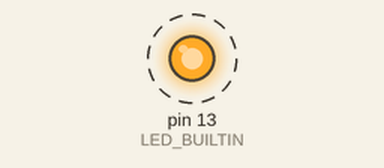
This sketch was run on a simulated Arduino Uno, built with avr-gcc and run on an emulated ATmega328P. On the bench: output pins drawn as LEDs (lit = HIGH). Dashed ring = blinking. What the sketch prints to the serial monitor is not drawn.

Above: at 0.2 s.
Timing chart, 0 to 3.0 s (numbered marks = the images above):
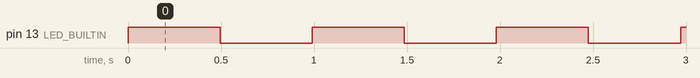

The sketch:

03a_Check_Task_Created_return.ino
```cpp
/*
When you call xTaskCreate(), it tries to allocate memory and register the new task with the RTOS kernel.
  If successful → it returns pdPASS.
  If it fails → it returns errCOULD_NOT_ALLOCATE_REQUIRED_MEMORY (internally, just not pdPASS).

Why can it fail?
  Not enough heap memory for the task’s stack.
  Stack size too small (task crashes later).
  Too many tasks already created (depends on system).
*/

#include <Arduino_FreeRTOS.h>

void LED_Blink(void* pvParameters)
{
  pinMode(LED_BUILTIN, OUTPUT);
  while(1)
  {
    digitalWrite(LED_BUILTIN, digitalRead(LED_BUILTIN)^1);
    vTaskDelay(pdMS_TO_TICKS(500));
  }
}

void setup()
{
  Serial.begin(9600);

  BaseType_t result = xTaskCreate(LED_Blink, "Blink LED", 128, NULL, 1, NULL);

  if(result != pdPASS)
    Serial.println("Task Creation Failed");
  else
  {
    Serial.println("Task Created Successfully");
    vTaskStartScheduler();
  }
}

void loop()
{
  // put your main code here, to run repeatedly:
}
```

Measured:
- by itself, pin 13 (LED_BUILTIN): alternates HIGH for 0.50 s and LOW for 0.50 s
